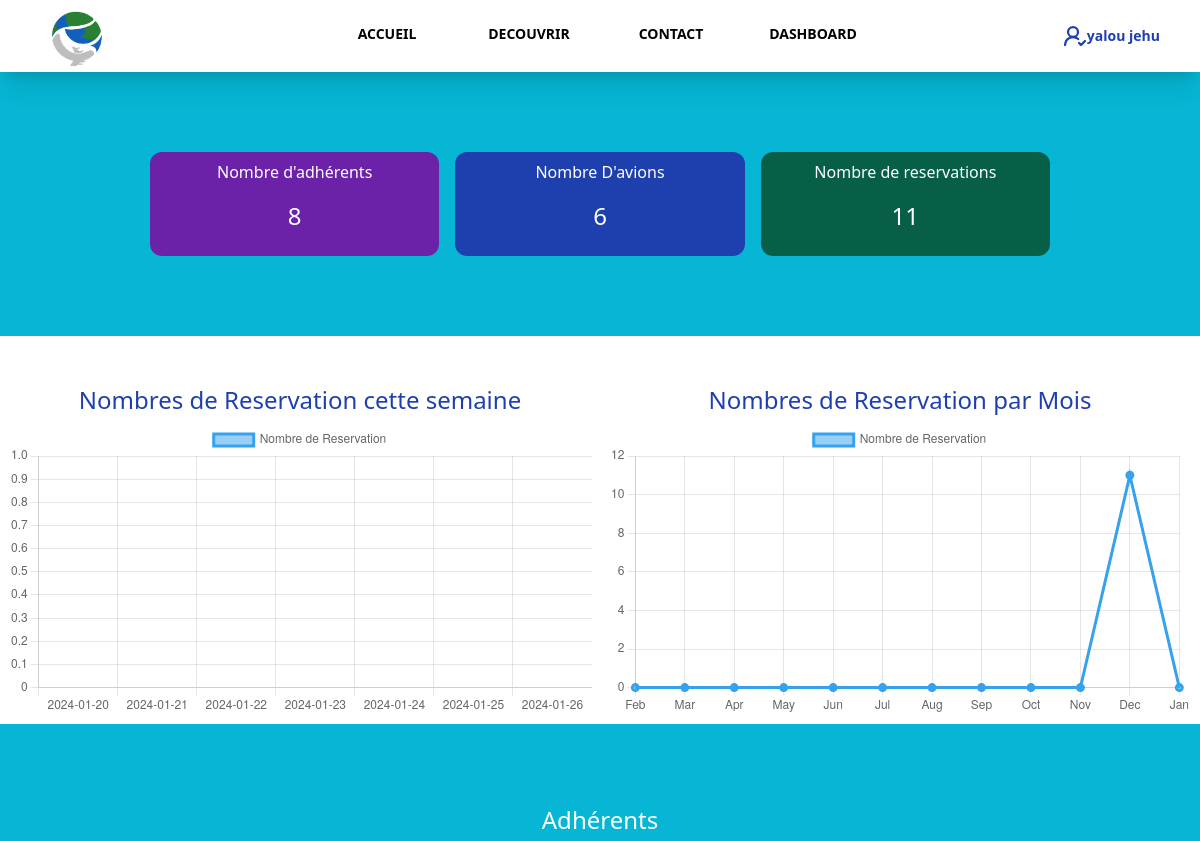
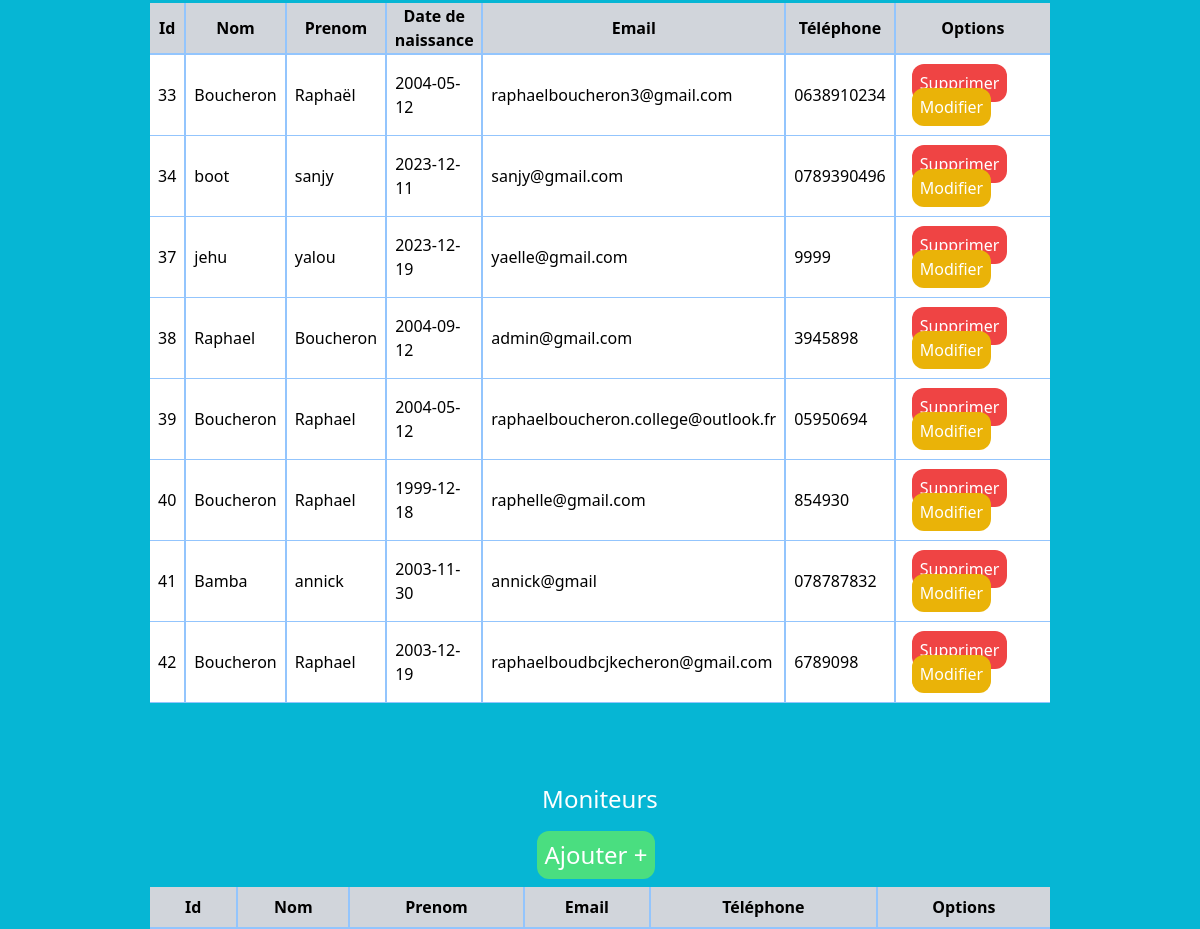
The page /index.php?admin (signed in) on the database as committed earlier (2 pictures, top to bottom).
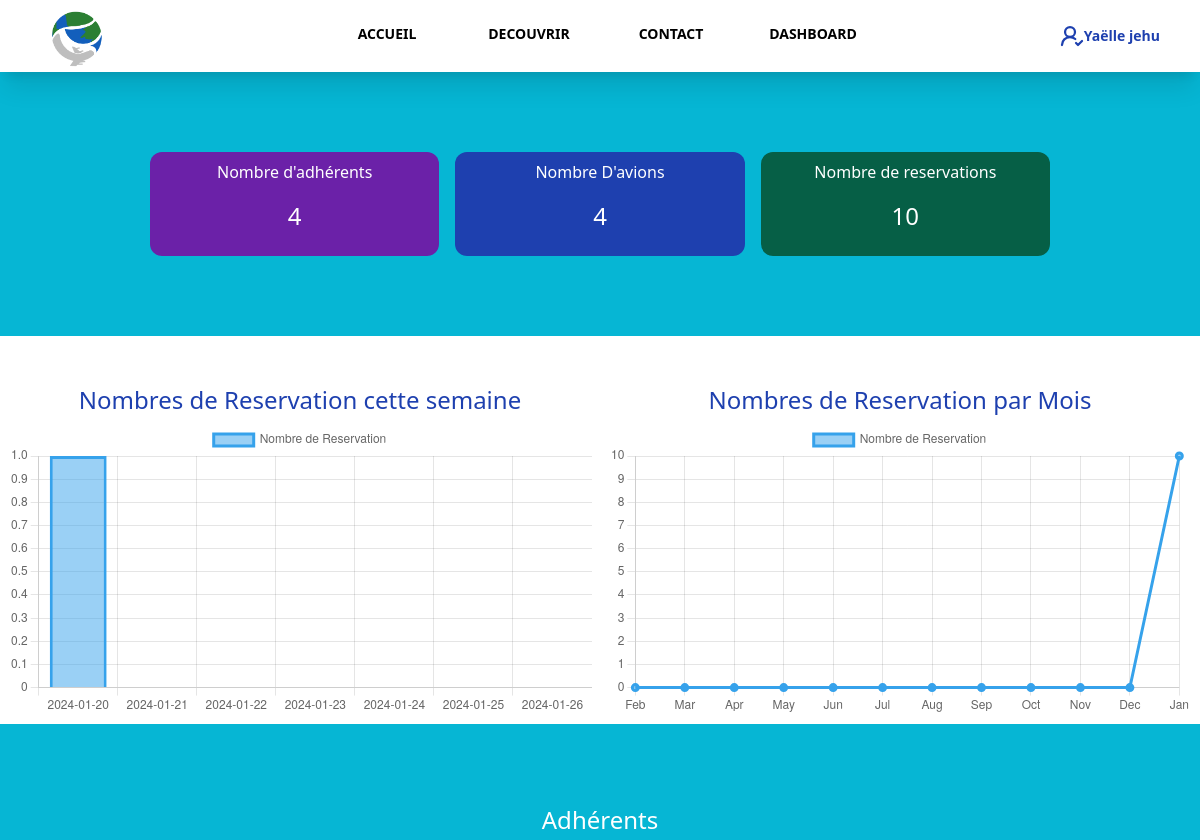
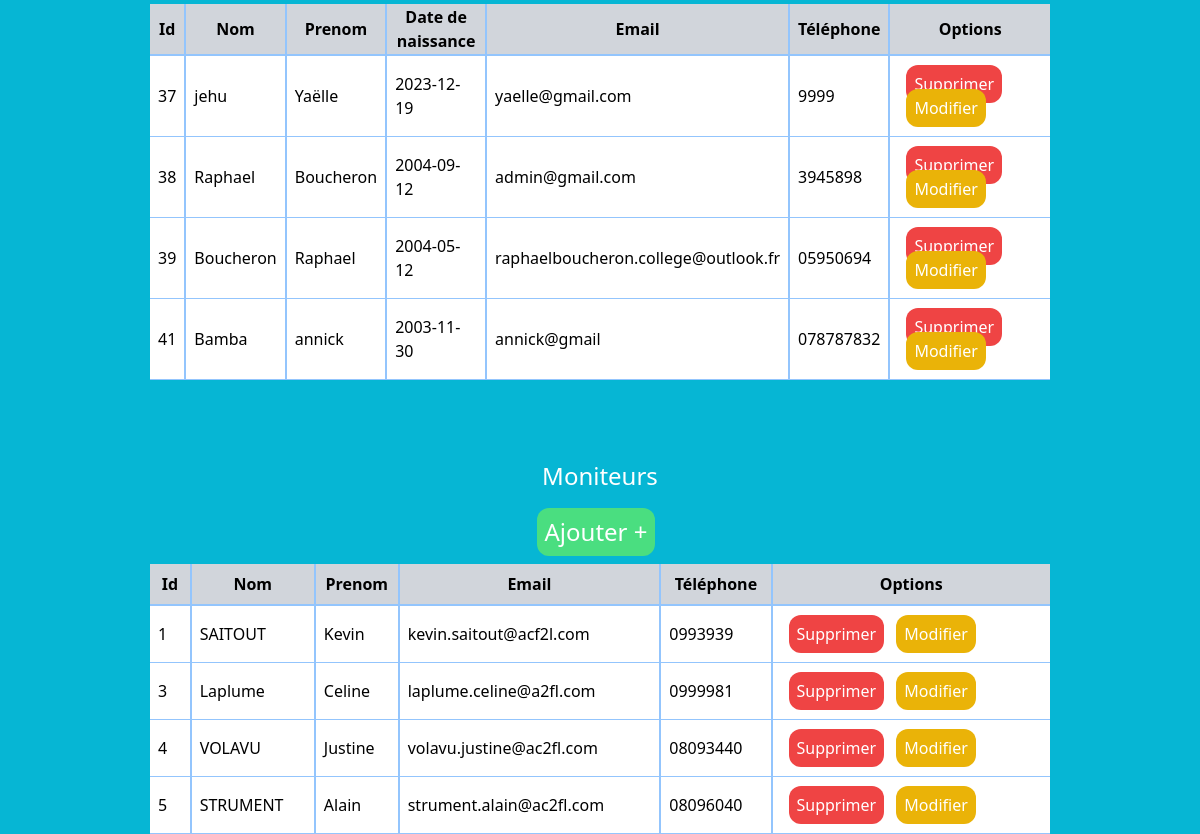
The same page on the database as committed later (2 pictures, top to bottom).
### tables this page shows
CREATE TABLE `adherent` (
  `Nom` varchar(20) NOT NULL,
  `prenom` varchar(20) NOT NULL,
  `civilité` varchar(10) NOT NULL,
  `naissance` date NOT NULL,
  `email` varchar(50) NOT NULL,
  `telephone` varchar(10) NOT NULL,
  `password` varchar(80) NOT NULL,
  `id` int(11) NOT NULL
);

CREATE TABLE `moniteur` (
  `nom` varchar(35) NOT NULL,
  `prenom` varchar(35) NOT NULL,
  `email` varchar(50) NOT NULL,
  `telephone` varchar(50) NOT NULL,
  `password` text NOT NULL,
  `id` int(11) NOT NULL,
  `role` varchar(50) NOT NULL,
  `profil` varchar(60) NOT NULL
);

### model/Adherent.php (called while the page is built, shortened)
<?php
class Adherent extends Model
{
    public function __construct()
    {
        $this->table = __CLASS__;
    }
    public function requete(string $sql)
    {
        $this->db = Database::getInstance();
        return $this->db->query($sql);
    }
    public function findAll()
    {
        $query = $this->requete('SELECT * FROM ' . $this->table);
        return $query->fetchAll(PDO::FETCH_ASSOC);
    }
    public function Count()
    {
        $query = $this->requete('SELECT COUNT(*) as count FROM ' . $this->table);
        return $query->fetchAll(PDO::FETCH_ASSOC);
    }
}

### model/Database.php (called while the page is built, shortened)
<?php
class Database extends PDO
{
    private static $instance;
    public function __construct()
    {
        $_dsn = 'mysql:dbname=' . self::DBNAME . ';host=' . self::DBHOST;
    }
    public static function getInstance(): self
    {
        if (self::$instance === null) {
            self::$instance = new self();
        }
        return self::$instance;
    }
}

### model/Plane.php (called while the page is built, shortened)
<?php
class Plane  extends Model
{
    public function __construct()
    {
        $this->table = __CLASS__;
    }
    public function requete(string $sql)
    {
        $this->db = Database::getInstance();
        return $this->db->query($sql);
    }
    public function Count()
    {
        $query = $this->requete('SELECT COUNT(*) as count FROM ' . $this->table);
        return $query->fetchAll(PDO::FETCH_ASSOC);
    }
}

### model/Reservation.php (called while the page is built, shortened)
<?php
class Reservation extends Model
{
    public function __construct()
    {
        $this->table = __CLASS__;
    }
    public function requete(string $sql)
    {
        $this->db = Database::getInstance();
        return $this->db->query($sql);
    }
    public function Count()
    {
        $query = $this->requete('SELECT COUNT(*) as count FROM ' . $this->table);
        return $query->fetchAll(PDO::FETCH_ASSOC);
    }
    public function CountDay($date)
    {
        $this->date = $date;
        $query = $this->requete('SELECT COUNT(*) as count FROM ' . $this->table . ' WHERE date = \'' . $this->date . '\'');
        return $query->fetchAll(PDO::FETCH_ASSOC);
    }
    public function CountMonth($date)
    {
        $cutdate = explode("-", $date);
        $query = $this->requete('SELECT COUNT(*) as count FROM ' . $this->table . ' WHERE YEAR(date) = \'' . $cutdate[0]  . '\' AND MONTH(date) = \'' . $cutdate[1] . '\'');
        return $query->fetchAll(PDO::FETCH_ASSOC);
    }
}

### model/moniteur.php (called while the page is built, shortened)
<?php
class Moniteur extends Model
{
    public function __construct()
    {
        $this->table = __CLASS__;
    }
    public function requete(string $sql)
    {
        $this->db = Database::getInstance();
        return $this->db->query($sql);
    }
    public function findAll()
    {
        $query = $this->requete('SELECT * FROM ' . $this->table);
        return $query->fetchAll(PDO::FETCH_ASSOC);
    }
}

### vue/admin-vue/AdminBoard.php (the view, shortened to what this page needs)
<?php
$nbAdherent = new Adherent;
$CountAdherent = $nbAdherent->Count();
$tablAdherent = $nbAdherent->findAll();
$moniteur = new moniteur;
$tablMoniteur = $moniteur->findAll();
$nbPlane = new Plane;
$CountPlane = $nbPlane->Count();
$nbReservation = new Reservation();
$CountReservation = $nbReservation->Count();
$today = date('Y-m-d');
for ($i = 0; $i <= 6; $i++) {
    $daytoday = date('Y-m-d', strtotime($today . ' +' . $i . ' day'));
    $TodayCount = $nbReservation->CountDay($daytoday);
    $date[$i] = $daytoday;
    $dateCount[$i] = $TodayCount[0]['count'];
}
for ($e = 0; $e <= 12; $e++) {
    $lastMonth = date('Y-m', strtotime('-' . $e . ' month'));
    $affMonth[$e] = date('M', strtotime('-' . $e . ' month'));
    $monthYearCount = $nbReservation->CountMonth($lastMonth);
    $themonthYearCount[$e] = $monthYearCount[0]['count'];
}
?>
<section class="w-full">
    <div class="w-3/4 m-auto mt-20 gap-4 grid grid-cols-3">
        <div class="bg-purple-800 p-2 rounded-xl">
            <h2 class="w-full text-center text-white">Nombre d'adhérents </h2>
            <div class="mt-2 mb-2 p-2 text-white text-2xl text-center">
                <?= $CountAdherent[0]['count'] ?>
            </div>
        </div>
        <div class="bg-blue-800 p-2 rounded-xl">
            <h2 class="w-full text-center text-white">Nombre D'avions</h2>
            <div class="mt-2 mb-2 p-2 text-white text-2xl text-center">
                <?= $CountPlane[0]['count'] ?>
            </div>
        </div>
        <div class="bg-emerald-800 p-2 rounded-xl">
            <h2 class="w-full text-center text-white">Nombre de reservations</h2>
            <div class="mt-2 mb-2 p-2 text-white text-2xl text-center">
                <?= $CountReservation[0]['count'] ?>
            </div>
        </div>
    </div>
</section>
<section class="mt-20 w-full bg-white gap-4 p-2 block lg:grid grid-cols-2">
    <div class="mt-10">
        <h2 class=" text-2xl text-blue-800 text-center">Nombres de Reservation cette semaine</h2>
        <canvas id="day" class=" mt-2 w-1/4 "></canvas>
    </div>
    <div class="mt-10">
        <h2 class=" text-2xl text-blue-800 text-center">Nombres de Reservation par Mois</h2>
        <canvas id="month" class=" mt-2 w-1/4 "></canvas>
    </div>
</section>
<section class="w-full mt-20">
    <h2 class=" text-2xl text-white text-center">Adhérents</h2>
    <table class="w-3/4 m-auto mt-2">
        <thead class="p-2 lg:p-11 bg-gray-300 ">
            <tr>
                <th class="border-r-2 border-b-2 border-blue-300 p-2">Id</th>
                <th class="border-r-2 border-b-2 border-blue-300 ">Nom</th>
                <th class="border-r-2 border-b-2 border-blue-300 ">Prenom</th>
                <th class="border-r-2 border-b-2 border-blue-300 ">Date de naissance</th>
                <th class="border-r-2 border-b-2 border-blue-300 ">Email</th>
                <th class="border-r-2  border-b-2 border-blue-300">Téléphone</th>
                <th class=" border-b-2 border-blue-300 ">Options</th>
            </tr>
        </thead>
        <tbody>
            <?php foreach ($tablAdherent as $rowAdherent) { ?>
                <tr class="p2 lg:p-11 bg-white ">
                    <td class="border-r-2 border-b border-blue-300 p-2"><?= $rowAdherent['id'] ?></td>
                    <td class="border-r-2 border-b border-blue-300 p-2"><?= $rowAdherent['Nom'] ?></td>
                    <td class="border-r-2 border-b border-blue-300 p-2"><?= $rowAdherent['prenom'] ?></td>
                    <td class="border-r-2 border-b border-blue-300 p-2"><?= $rowAdherent['naissance'] ?></td>
                    <td class="border-r-2 border-b border-blue-300 p-2"><?= $rowAdherent['email'] ?></td>
                    <td class="border-r-2 border-b border-blue-300 p-2"><?= $rowAdherent['telephone'] ?></td>
                    <td class=" border-b border-blue-300 p-4">
                        <a href="?deleteuser=<?= $rowAdherent['id'] ?>" class="bg-red-500 text-white p-2 rounded-xl relative mr-2 hover:bg-red-700 ">Supprimer</a>
                        <a href="?modifyUser=<?= $rowAdherent['id'] ?>" class="bg-yellow-500 text-white p-2 rounded-xl relative mr-2 hover:bg-yellow-700">Modifier</a>
                    </td>
                </tr>
            <?php } ?>
        </tbody>
    </table>
</section>
<section class="w-full mt-20">
    <h2 class=" text-2xl text-white text-center">Moniteurs</h2>
    <div class="mt-4 w-full flex items-center justify-center">
        <a href="?AddMoniteur" class="bg-green-400 text-2xl text-white p-2 rounded-xl relative mr-2 hover:bg-green-700">Ajouter + </a>
    </div>
    <table class="w-3/4 m-auto mt-2">
        <thead class="p-2 lg:p-11 bg-gray-300 ">
            <tr>
                <th class="border-r-2 border-b-2 border-blue-300 p-2">Id</th>
                <th class="border-r-2 border-b-2 border-blue-300 ">Nom</th>
                <th class="border-r-2 border-b-2 border-blue-300 ">Prenom</th>
                <th class="border-r-2 border-b-2 border-blue-300 ">Email</th>
                <th class="border-r-2  border-b-2 border-blue-300">Téléphone</th>
                <th class=" border-b-2 border-blue-300 ">Options</th>
            </tr>
        </thead>
        <tbody>
            <?php foreach ($tablMoniteur as $rowMoniteur) { ?>
                <tr class="p2 lg:p-11 bg-white ">
                    <td class="border-r-2 border-b border-blue-300 p-2"><?= $rowMoniteur['id'] ?></td>
                    <td class="border-r-2 border-b border-blue-300 p-2"><?= $rowMoniteur['nom'] ?></td>
                    <td class="border-r-2 border-b border-blue-300 p-2"><?= $rowMoniteur['prenom'] ?></td>
                    <td class="border-r-2 border-b border-blue-300 p-2"><?= $rowMoniteur['email'] ?></td>
                    <td class="border-r-2 border-b border-blue-300 p-2"><?= $rowMoniteur['telephone'] ?></td>
                    <td class=" border-b border-blue-300 p-4">
                        <a href="?deleteMoniteur=<?= $rowMoniteur['id'] ?>" class="bg-red-500 text-white p-2 rounded-xl relative mr-2 hover:bg-red-700 ">Supprimer</a>
                        <a href="?modifyMoniteur=<?= $rowMoniteur['id'] ?>" class="bg-yellow-500 text-white p-2 rounded-xl relative mr-2 hover:bg-yellow-700">Modifier</a>
                    </td>
                </tr>
            <?php } ?>
        </tbody>
    </table>
</section>
<script>
    const ctx = document.getElementById('day');
    new Chart(ctx, {
        type: 'bar',
        data: {
            labels: ['<?= $date[0] ?>', '<?= $date[1] ?>', '<?= $date[2] ?>', '<?= $date[3] ?>', '<?= $date[4] ?>', '<?= $date[5] ?>', '<?= $date[6] ?>'],
            datasets: [{
                label: 'Nombre de Reservation',
                data: [<?= $dateCount[0] ?>, <?= $dateCount[1] ?>, <?= $dateCount[3] ?>, <?= $dateCount[4] ?>, <?= $dateCount[5] ?>, <?= $dateCount[6] ?>],
                borderWidth: 3
            }]
        },
        options: {
            scales: {
                y: {
                    beginAtZero: true
                }
            }
        }
    });
</script>
<script>
    const xtc = document.getElementById('month');
    new Chart(xtc, {
        type: 'line',
        data: {
            labels: ['<?= $affMonth[11] ?>', '<?= $affMonth[10] ?>', '<?= $affMonth[9] ?>', '<?= $affMonth[8] ?>', '<?= $affMonth[7] ?>', '<?= $affMonth[6] ?>', '<?= $affMonth[5] ?>', '<?= $affMonth[4] ?>', '<?= $affMonth[3] ?>', '<?= $affMonth[2] ?>', '<?= $affMonth[1] ?>', '<?= $affMonth[0] ?>'],
            datasets: [{
                label: 'Nombre de Reservation',
                data: [<?= $themonthYearCount[11] ?>, <?= $themonthYearCount[10] ?>, <?= $themonthYearCount[9] ?>, <?= $themonthYearCount[8] ?>, <?= $themonthYearCount[7] ?>, <?= $themonthYearCount[6] ?>, <?= $themonthYearCount[5] ?>, <?= $themonthYearCount[4] ?>, <?= $themonthYearCount[3] ?>, <?= $themonthYearCount[2] ?>, <?= $themonthYearCount[1] ?>, <?= $themonthYearCount[0] ?>],
                borderWidth: 3
            }]
        },
        options: {
            scales: {
                y: {
                    beginAtZero: true
                }
            }
        }
    });
</script>

### index.php (shortened to what this page needs)
<?php
include('./controllers/Admin.php');
include('./controllers/reservation.php');
if (isset($_GET['connexion'])) {
    connexion();
} elseif (isset($_GET['inscription'])) {
    inscription();
} elseif (isset($_GET['profil'])) {
    profil();
} elseif (isset($_GET['meteo'])) {
    LaMeteo();
} elseif (isset($_GET['admin'])) {
    Admin();
} elseif (isset($_GET['plane'])) {
    reservation();
} elseif (isset($_GET['newplane'])) {
    addplane();
} elseif (isset($_GET['modify'])) {
    addplane();
} elseif (isset(($_GET['see']))) {
    seeplane();
} elseif (isset($_GET['deleteuser'])) {
    DeleteUser();
} elseif (isset($_GET['modifyUser'])) {
    ModifyUser();
} elseif (isset($_GET['AddMoniteur'])) {
    Addmoniteur();
} else {
    home();
}

### vue/header.php (shortened to what this page needs)
<!DOCTYPE html>
<html lang="fr">
<head>
    <link rel="stylesheet" href="./dist/style.css">
</head>
<body class="bg-cyan-500 overflow-hidden overflow-y-scroll">
    <header class="grid grid-cols-2 gap-4 lg:grid-cols-4 bg-white shadow-xl">
        <div class="cursor-pointer grid place-items-start pt-2 lg:col-span-1  "><img src="./assets/images/logof.png" class="w-14 mt-0 ml-12 mb-1 " alt=""></div>
        <?php
        if (isset($_SESSION['AdminNom']) && isset($_SESSION['AdminPrenom']) && isset($_SESSION['AdminEmail']) && isset($_SESSION['AdminTelephone'])) {
        ?>
            <div class="hidden lg:grid place-items-center col-span-2 grid-cols-4 p-3  ">
                <a class="grid font-semibold text-sm cursor-pointer text-black hover:underline text-black  pb-1 " href="index.php">ACCUEIL</a>
                <a class="grid font-semibold text-sm cursor-pointer text-black hover:underline text-black  pb-1 " href="index.php#activites">DECOUVRIR</a>
                <a class="grid font-semibold text-sm cursor-pointer text-black hover:underline text-black  pb-1 ">CONTACT</a>
                <a class="grid font-semibold text-sm cursor-pointer text-black hover:underline text-black  pb-1 " href="index.php?admin">DASHBOARD</a>
                <?php
            }
                ?>
                </div>
                <?php if (isset($_SESSION['nom']) && isset($_SESSION['prenom'])) {
                    $dateObj = new DateTime($_SESSION['naissance']);
                    $anniversaire = $dateObj->format('m-d');
                    $today = date('m-d');
                ?>
                    <div class="hidden lg:flex  place-items-center  self-center justify-end pr-10">
                        <img class="w-6" src="./assets/images/compte.svg" alt="compte identifier">
                        <a href="index.php?profil">
                            <p class="font-semibold text-sm text-blue-800"> <?= $_SESSION['prenom'] ?> <?= $_SESSION['nom'] ?><?php if ($anniversaire == $today) {
                                                                                                                                } ?></p>
                        </a>
                    </div>
                <?php
                } else {
                ?>
                    <div class="hidden lg:grid place-items-center  pl-14 ">
                        <div class=" grid"> <a class="  w-full text-center rounded-sm text-white  text-md cursor-pointer  py-2 px-5  font-Arial bg-blue-800 hover:bg-blue-600 duration-300  hover:scale-105 " href="index.php?connexion">Se connecter</a></div>
                    </div>
                <?php
                }
                ?>
    </header>

### controllers/Admin.php (shortened to what this page needs)
<?php
function Admin()
{
    require('./model/Adherent.php');
    require('./model/Plane.php');
    require('./model/Reservation.php');
    require('./vue/Header.php');
    if (isset($_SESSION['AdminNom']) && isset($_SESSION['AdminPrenom']) && isset($_SESSION['AdminEmail']) && isset($_SESSION['AdminTelephone'])) {
        require('./vue/admin-vue/AdminBoard.php');
    }
    require('./vue/Footer.php');
}

### vue/Footer.php (shortened to what this page needs)
</body>
</html>

Rows that differ between the two databases and show on the page:
removed adherent: id "33", Nom "Boucheron", prenom "Raphaël", naissance "2004-05-12", email "raphaelboucheron3@gmail.com", telephone "0638910234"
removed adherent: id "34", Nom "boot", prenom "sanjy", naissance "2023-12-11", email "sanjy@gmail.com", telephone "0789390496"
removed adherent: id "40", Nom "Boucheron", prenom "Raphael", naissance "1999-12-18", email "raphelle@gmail.com", telephone "854930"
removed adherent: id "42", Nom "Boucheron", prenom "Raphael", naissance "2003-12-19", email "raphaelboudbcjkecheron@gmail.com", telephone "6789098"
changed adherent "jehu": prenom "yalou" → "Yaëlle"
added moniteur: id "1", nom "SAITOUT", prenom "Kevin", email "kevin.saitout@acf2l.com", telephone "0993939"
added moniteur: id "3", nom "Laplume", prenom "Celine", email "laplume.celine@a2fl.com", telephone "0999981"
added moniteur: id "4", nom "VOLAVU", prenom "Justine", email "volavu.justine@ac2fl.com", telephone "08093440"
added moniteur: id "5", nom "STRUMENT", prenom "Alain", email "strument.alain@ac2fl.com", telephone "08096040"
Other text that changed with them:
$_SESSION['prenom']: "yalou" → "Yaëlle"
$CountAdherent[0]['count']: "8" → "4"
$CountPlane[0]['count']: "6" → "4"
$CountReservation[0]['count']: "11" → "10"
chart data {{ $dateCount[0] }}: 0 → 1
chart data {{ $themonthYearCount[1] }}: 11 → 0
chart data {{ $themonthYearCount[0] }}: 0 → 10
